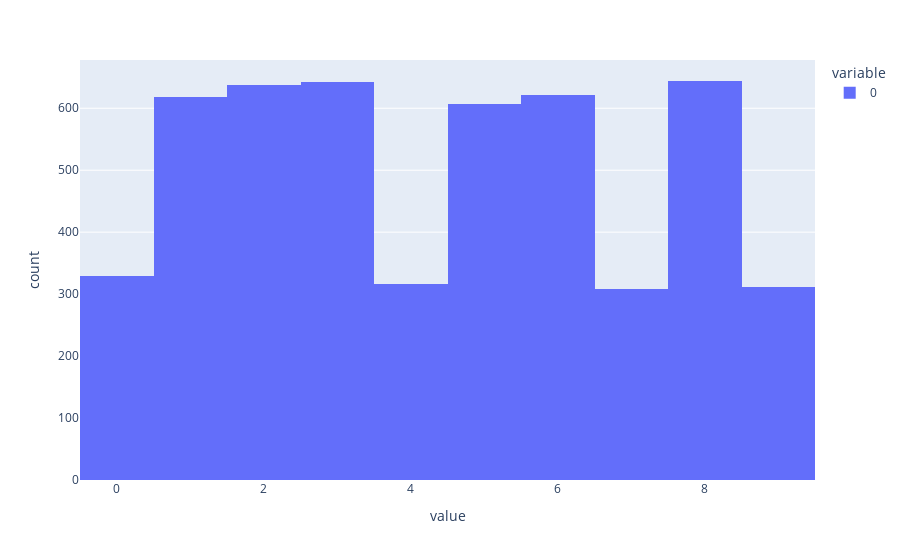

The notebook cell saved with this chart:
### Code cell
signal = [example[1].item() for example in example_dataset if example[0][-1] == 0]
noise = [example[1].item() for example in example_dataset if example[0][-1] != 0]

print(len(signal), len(noise))

px.histogram(signal)
#px.histogram(noise)

## repeated ints < 5 are half as likely in the signal dataset. This shouldn't matter, but could check to see if those outputs (0, 4, 7, 9) are treated systematically differently by the model

### Figure 1 — Plotly figure (JSON) as saved in the notebook; plotly's stock layout.template omitted (floating-point values rounded to 4 significant figures; data arrays with more than 128 entries replaced by an {"elided": "..."} marker saying what was removed)
{"data": [{"alignmentgroup": "True", "bingroup": "x", "hovertemplate": "variable=0<br>value=%{x}<br>count=%{y}<extra></extra>", "legendgroup": "0", "marker": {"color": "#636efa", "pattern": {"shape": ""}}, "name": "0", "offsetgroup": "0", "orientation": "v", "showlegend": true, "type": "histogram", "x": {"elided": "5037 int values"}, "xaxis": "x", "yaxis": "y"}], "layout": {"barmode": "relative", "legend": {"title": {"text": "variable"}, "tracegroupgap": 0}, "margin": {"t": 60}, "xaxis": {"anchor": "y", "domain": [0, 1], "title": {"text": "value"}}, "yaxis": {"anchor": "x", "domain": [0, 1], "title": {"text": "count"}}}}
